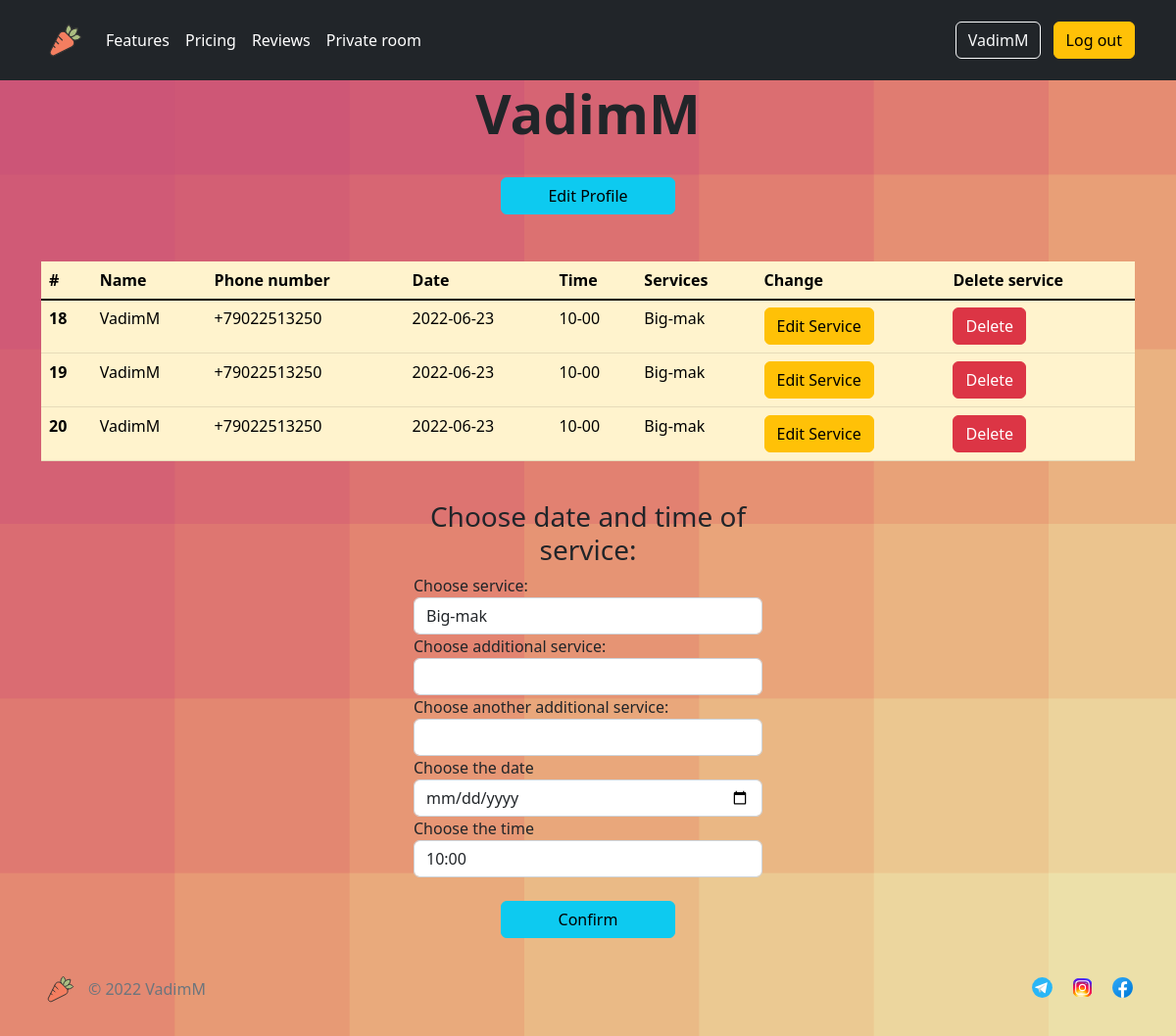
/user/user/VadimM (signed in), run on an earlier commit of the app's database.
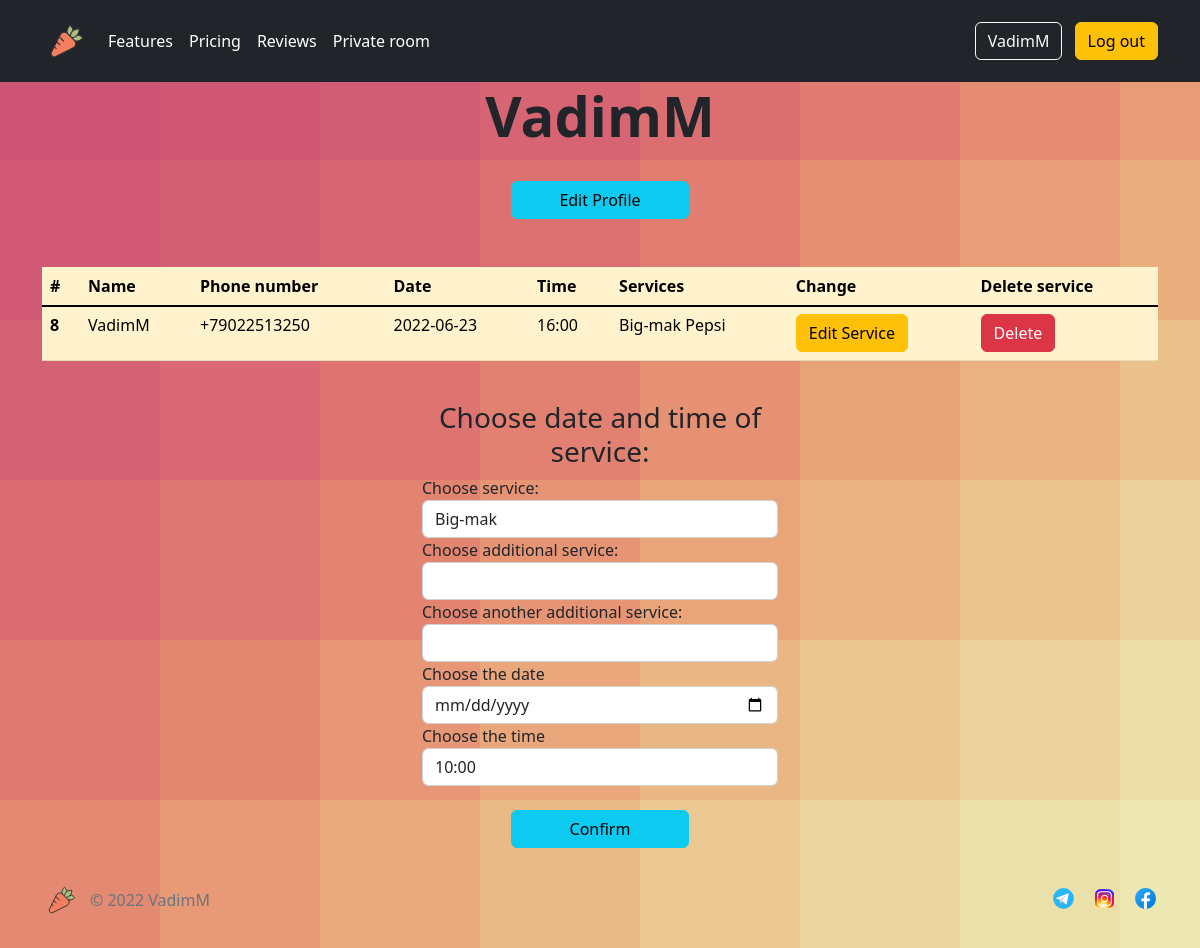
And on a later commit of the database.
### app/models.py (models this page shows, shortened)
class Service(db.Model):
    __tablename__ = 'service'
    id = db.Column(db.Integer, primary_key=True)
    service1 = db.Column(db.String(60), index=True, nullable=False)
    service2 = db.Column(db.String(60), index=True)
    service3 = db.Column(db.String(60), index=True)
    service_date = db.Column(db.Date, index=True, nullable=False)
    service_time = db.Column(db.String, index=True, nullable=False)
    user_id = db.Column(db.Integer, db.ForeignKey('user.id'))

class User(UserMixin, db.Model):
    __tablename__ = 'user'
    id = db.Column(db.Integer, primary_key=True)
    username = db.Column(db.String(64), index=True, unique=True)
    phone_number = db.Column(db.String(120), index=True, unique=True)
    password_hash = db.Column(db.String(128))
    last_seen = db.Column(db.String, default=datetime.now().date())
    services = db.relationship('Service', backref='client', lazy='dynamic')

### app/user/routes.py (the view)
@bp.route('/user/<username>', methods=['GET', 'POST'])
@bp.route('/user')
@login_required
def user(username):
    if not current_user.is_authenticated:
        return redirect(url_for('auth.register'))
    form = Services()
    user = User.query.filter_by(username=username).first()
    date = datetime.now().date()  # hide old records
    services = Service.query.filter_by(user_id=user.id)
    profile_form = EditProfileForm(current_user.username, current_user.phone_number)
    if profile_form.validate_on_submit():  # edit profile
        session['username'] = profile_form.username.data
        session['phone_number'] = profile_form.phone_number.data
        session['code'] = send_sms(session['phone_number'])
        flash(f"Your code is {session['code']}")
        return redirect(url_for('user_blueprint.edit_sms'))
    elif request.method == 'GET':
        profile_form.username.data = current_user.username
        profile_form.phone_number.data = current_user.phone_number
    return render_template('user.html', user=user, title=username, form=form, profile_form=profile_form,
                           services=services, date=date)

### app/user/forms.py
class Services(FlaskForm):
    service1 = SelectField('Choose service:', choices=['Big-mak', 'Chicken Burger', 'Cheeseburger'],
                           render_kw={'placeholder': '12341'})
    service2 = SelectField('Choose additional service:', choices=['', 'Coke-cola', 'Pepsi', 'Fanta'],
                           validate_choice=False)
    service3 = SelectField('Choose another additional service:', choices=['', 'At the place', 'To Go', 'Delivery'],
                           validate_choice=False)
    service_date = DateField('Choose the date', validators=[InputRequired()],
                             format='%Y-%m-%d', render_kw={"min": datetime.now().date()})
    service_time = SelectField('Choose the time', choices=['10:00', '12:00', '14:00', '16:00', '18:00'],
                               validators=[InputRequired(),
                                           validate_date_time])
    submit = SubmitField('Confirm', render_kw={'class': 'btn btn-info'})

### app/models.py (called while the page is built)
@login.user_loader
def load_user(id):
    return User.query.get(int(id))

### app/templates/user/user.html (shortened to what this page needs)
{% extends "base.html" %}
{% import "bootstrap/wtf.html" as wtf %}
{% block content %}
<body>
<main>
    <div class="container">
        <div class="row justify-content-md-center">
            <div class="col-6 col-md-4">
                <tr>
                    <td>
                        {% if user == current_user %}
                        <div><h1 style="font-weight: 600" class=" display-4 text-center">{{ user.username }}</h1></div>
                        <br>
                        {% endif %}
                        <div class="col">
                            <div class="d-grid gap-2 col-6 mx-auto">
                                <button type="button" class="btn btn-info" data-bs-toggle="modal"
                                        data-bs-target="#profileModal">Edit Profile
                                </button>
                            </div><br><br>
                        </div>
                    </td>
                </tr>
            </div>
        </div>
    </div>
    <div class="container">
        <div class="table-responsive">
            <table class="table table-warning">
                <thead>
                <tr>
                    <th scope="col">#</th>
                    <th scope="col">Name</th>
                    <th scope="col">Phone number</th>
                    <th scope="col">Date</th>
                    <th scope="col">Time</th>
                    <th scope="col">Services</th>
                    <th scope="col">Change</th>
                    <th scope="col">Delete service</th>
                </tr>
                </thead>
                <tbody class="table-group-divider">
                {% for service in services %}
                <tr>
                    {% if user == current_user %}
                    {% if service.service_date >= date %}
                    <th scope="row">{{ service.id }}</th>
                    <td>{{ user.username }}</td>
                    <td>{{ user.phone_number }}</td>
                    <td>{{ service.service_date }}</td>
                    <td>{{ service.service_time }}</td>
                    <td>{{ service.service1 }} {{ service.service2 }} {{ service.service3 }}</td>
                    <td>
                        <button type="button" class="btn btn-warning" data-bs-toggle="modal"
                                data-bs-target="#editModal{{ service.id }}">Edit Service
                        </button>
                    <td>
                        <button type="button" class="btn btn-danger" data-bs-toggle="modal"
                                data-bs-target="#deleteModal{{ service.id }}">Delete
                        </button>
                    </td>
                    {% endif %}
                    {% endif %}
                </tr>
                {% endfor %}
                </tbody>
            </table>
        </div>
    </div><br>
    <div class="container">
        <div class="row justify-content-md-center">
            <div class="col-6 col-md-4">
                <form action="{{ url_for('user_blueprint.add_service') }}" class="form form-horizontal" method="post" role="form">
                    <h3 class="text-center"><label>Choose date and time of service:</label></h3>
                    {{ wtf.form_field(form.service1) }}
                    {{ wtf.form_field(form.service2) }}
                    {{ wtf.form_field(form.service3) }}
                    {{ wtf.form_field(form.service_date) }}
                    {{ wtf.form_field(form.service_time) }}<br>
                    <div class="d-grid gap-2 col-6 mx-auto">{{ wtf.form_field(form.submit, class="btn btn-info") }}
                    </div>
                </form>
            </div>
        </div>
    </div>
</main>
</body>
{% endblock %}

### app/templates/base.html (shortened to what this page needs)
<html lang="en">
<head>
    <link href="{{ url_for('static', filename='css/bootstrap.min.css')}}" rel="stylesheet">
    <link href="https://cdn.jsdelivr.net/npm/bootstrap@5.2.0-beta1/dist/css/bootstrap.min.css" rel="stylesheet"
>
</head>
<body>
<header class="p-3 bg-dark sticky-top text-white">
    <div class="container">
        <div class="d-flex flex-wrap align-items-center justify-content-center justify-content-lg-start">
            <a href="{{ url_for('main.index') }}" class="d-flex align-items-center mb-2 mb-lg-0 text-white text-decoration-none">
                <img class="bi me-2" width="50" height="50" role="img"
                     src="{{ url_for('static', filename = 'img/carrot-2.9s-200px.svg')}}">
            </a>
            <ul class="nav col-12 col-lg-auto me-lg-auto mb-2 justify-content-center mb-md-0">
                <li><a href="{{ url_for('main.features') }}" class="nav-link px-2 text-white">Features</a></li>
                <li><a href="{{ url_for('main.pricing') }}" class="nav-link px-2 text-white">Pricing</a></li>
                <li><a href="{{ url_for('main.reviews') }}" class="nav-link px-2 text-white">Reviews</a></li>
                {% if current_user.username == 'VadimM' %}
                <li><a href="/admin" class="nav-link px-2 text-white">Private room</a></li>
                {% endif %}
            </ul>
            <div class="text-end">
                {% if current_user.is_anonymous %}
                <a class="btn btn-outline-light me-2" href="{{ url_for('auth.login') }}" role="button">Log in</a>
                <a class="btn btn-warning" href="{{ url_for('auth.register') }}" role="button">Register</a>
                {% else %}
                <a class="btn btn-outline-light me-2" href="{{ url_for('user_blueprint.user', username=current_user.username) }}"
                   role="button">{{ current_user.username }}</a>
                <button type="button" class="btn btn-warning" data-bs-toggle="modal"
                        data-bs-target="#logoutModal">Log out
                </button>
                {% endif %}
            </div>
        </div>
    </div>
</header>
<main>
    {% block content %}{% endblock %}
<div class="container position-absolute-bottom">
    <footer class="footer mt-auto d-flex flex-wrap justify-content-between align-items-center py-3 my-4 sticky-bottom">
        <div class="col-md-4 d-flex align-items-center">
            <a href="{{ url_for('main.index') }}" class="d-flex align-items-center mb-2 mb-lg-0 text-white text-decoration-none">
                <img class="bi me-2" width="40" height="40" role="img"
                     src="{{ url_for('static', filename = 'img/carrot-2.9s-200px.svg')}}">
            </a>
            <span class="mb-3 mb-md-0 text-muted">© 2022 VadimM </span>
        </div>
        <ul class="nav col-md-4 justify-content-end list-styled d-flex">
            <li class="ms-3"><a href="https://t.me/@VadimM"
                                class="d-flex align-items-center mb-2 mb-lg-0 text-white text-decoration-none">
                <img class="bi bi-telegram" width="25" height="25" role="img"
                     src="{{ url_for('static', filename = 'img/icons8-telegram-app.svg')}}"></a></li>
            <li class="ms-3"><a href="https://www.instagram.com/">
                <img class="bi bi-instagram" width="25" height="25" role="img"
                     src="{{ url_for('static', filename = 'img/icons8-instagram.svg')}}"></a></li>
            <li class="ms-3"><a href="https://www.facebook.com/">
                <img class="bi bi-facebook" width="25" height="25" role="img"
                     src="{{ url_for('static', filename = 'img/icons8-facebook.svg')}}">
            </a></li>
        </ul>
    </footer>
</div>
</body>
</html>

What changed in the data, as far as the page shows it:
removed Service: id "18", {{ user.username }} "VadimM", {{ user.phone_number }} "+79022513250", service_date "2022-06-23", service_time "10-00", service1 "Big-mak"
removed Service: id "19", {{ user.username }} "VadimM", {{ user.phone_number }} "+79022513250", service_date "2022-06-23", service_time "10-00", service1 "Big-mak"
removed Service: id "20", {{ user.username }} "VadimM", {{ user.phone_number }} "+79022513250", service_date "2022-06-23", service_time "10-00", service1 "Big-mak"
added Service: id "8", {{ user.username }} "VadimM", {{ user.phone_number }} "+79022513250", service_date "2022-06-23", service_time "16:00", service1 "Big-mak", service2 "Pepsi"
